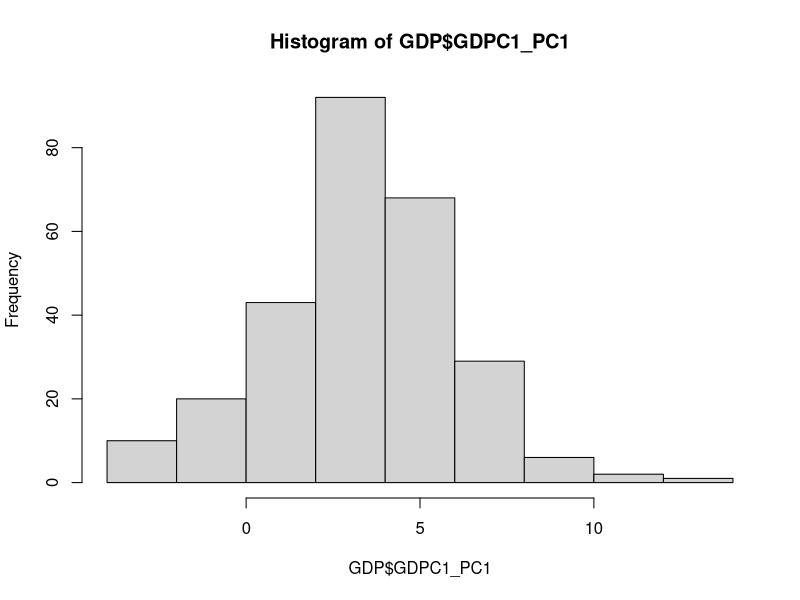
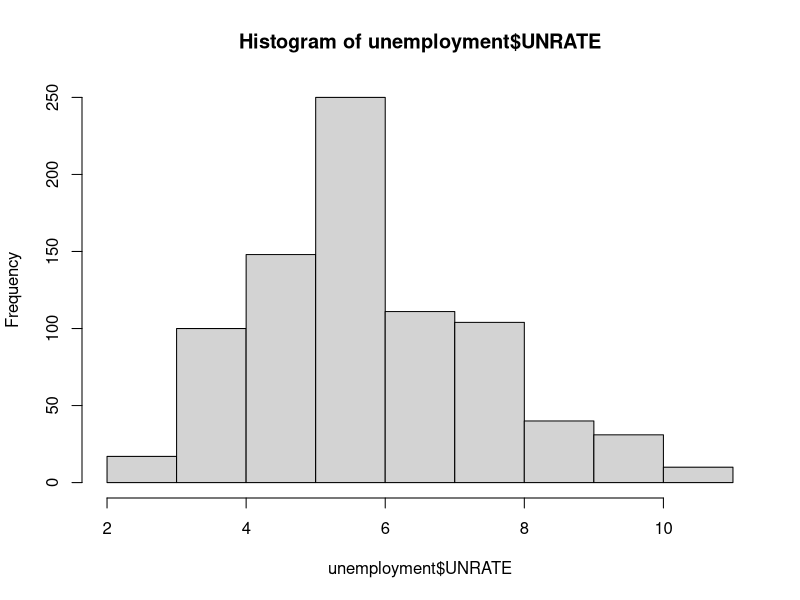
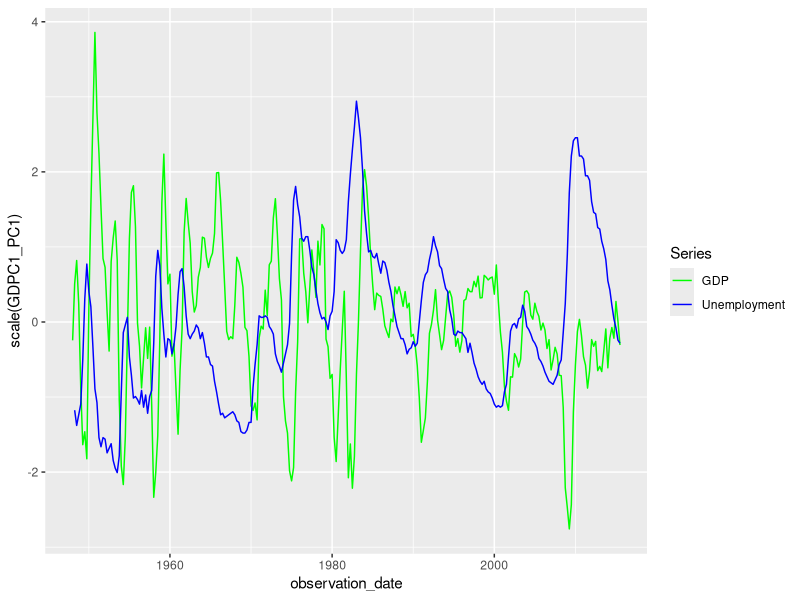

Recreate these plots in R, in order.
## ---- chunk 1
# setup for QMD
library(tidyverse)
library(slider)
## ---- chunk 2
unemployment <- read.csv('monthly.csv')
GDP <- read.csv('quarterly.csv')
## ---- chunk 3
# histograms of GDP and unemployment
hist(GDP$GDPC1_PC1)
hist(unemployment$UNRATE)

# summary of both datasets
summary(GDP)
summary(unemployment)
## ---- chunk 4
GDP$observation_date <- as.Date(GDP$observation_date)
unemployment$observation_date <- as.Date(unemployment$observation_date)
## ---- chunk 5
data <- merge(unemployment, GDP, by = "observation_date", all.x = TRUE)
## ---- chunk 6
slide_dbl(
  c(1, 2, 3, 4, 5),
  min,
  .before = 1,
  .after = 1,
  .complete = TRUE
)
## ---- chunk 7
data <- data %>% # update the dataset
  mutate( # by creating a new column
    three_month_MA_UNRATE = slide_dbl( # called...
      UNRATE, # by using the unemployment rate,
      mean, # and taking its average
      .before = 2, # over 3 months, aligned right
      .complete = TRUE
    )
  )
## ---- chunk 8
lag(
  c(1, 2, 3, 4, 5),
  n = 2,
  default = NA
)
## ---- chunk 9
data.frame(number = 1:5) %>% mutate(
  greater_than_3 = case_when(
    number > 3 ~ TRUE,
    number < 3 ~ FALSE,
    TRUE ~ number
  )
)
## ---- chunk 10
data <- data %>%
  mutate(
    gdp_decline = GDPC1_PC1 < lag(GDPC1_PC1, 3),
    recession = case_when(
      gdp_decline == TRUE & gdp_decline == lag(gdp_decline, 3) ~ TRUE,
      gdp_decline == FALSE & gdp_decline == lag(gdp_decline, 3) ~ FALSE,
      TRUE ~ NA
    )
  )
## ---- chunk 11
data <- fill(data, recession, .direction = "down")
## ---- chunk 12
data <- data %>%
  mutate(
    recession = case_when(
      recession == lag(recession) ~ NA,
      TRUE ~ recession
    )
  )
## ---- chunk 13
data <- data %>% mutate(
  sahm = three_month_MA_UNRATE > slide_dbl(
    three_month_MA_UNRATE,
    min,
    .before = 11
  ) + 0.5
)
## ---- chunk 14
data <- data %>%
  mutate(
    sahm = case_when(
      sahm == FALSE ~ NA,
      sahm == TRUE & sahm == lag(sahm) ~ NA,
      TRUE ~ sahm
    )
  )
## ---- chunk 15
filter(data, !is.na(GDPC1_PC1)) %>%
  ggplot(aes(x = observation_date)) +
  geom_line(aes(y = scale(GDPC1_PC1), color = "GDP")) +
  geom_line(aes(y = scale(three_month_MA_UNRATE), color = "Unemployment")) +
  scale_color_manual(
    name = "Series",
    values = c(
      "GDP" = "green",
      "Unemployment" = "blue"
    )
  )
## ---- chunk 16
data <- data %>%
  mutate(
    sahm_sensitivity = case_when(
      # these first two rows check whether the Sahm rule triggers close to when a recession occurs
      recession == TRUE & slide_lgl(sahm, any, .before = 11, .after = 2, .complete = FALSE) ~ TRUE,
      recession == TRUE & !slide_lgl(sahm, any, .before = 11, .after = 2, .complete = FALSE) ~ FALSE,
      # these next two rows check whether a recession occurs close to when the Sahm rule triggers
      sahm == TRUE & slide_lgl(recession, any, .before = 2, .after = 11, .complete = FALSE) ~ TRUE,
      sahm == TRUE & !slide_lgl(recession, any, .before = 2, .after = 11, .complete = FALSE) ~ FALSE,
      TRUE ~ NA
    )
  )
## ---- chunk 17
sum(data$sahm_sensitivity == TRUE, na.rm=TRUE) / sum(!is.na(data$sahm_sensitivity)) * 100
